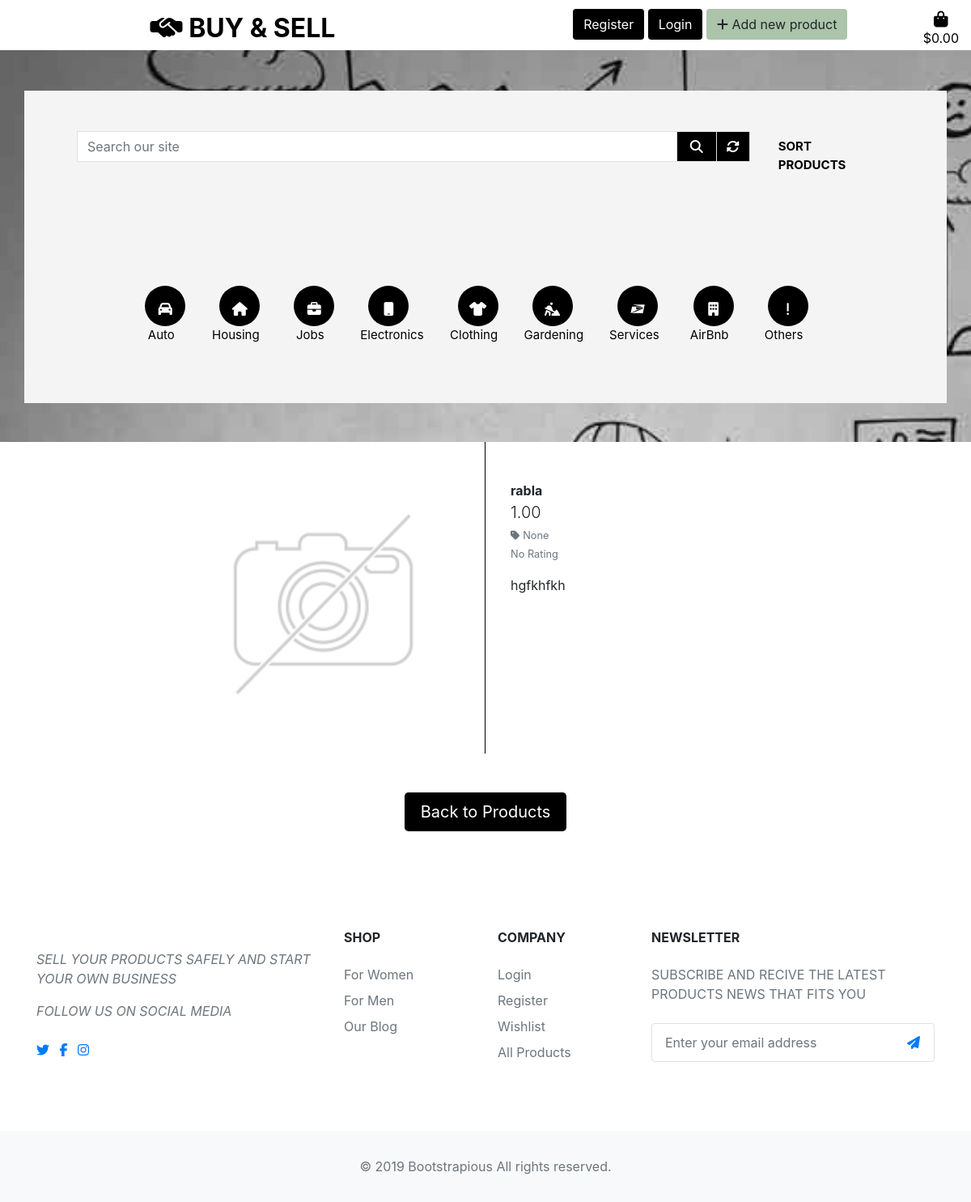
Before: /products/9 with the older database file.
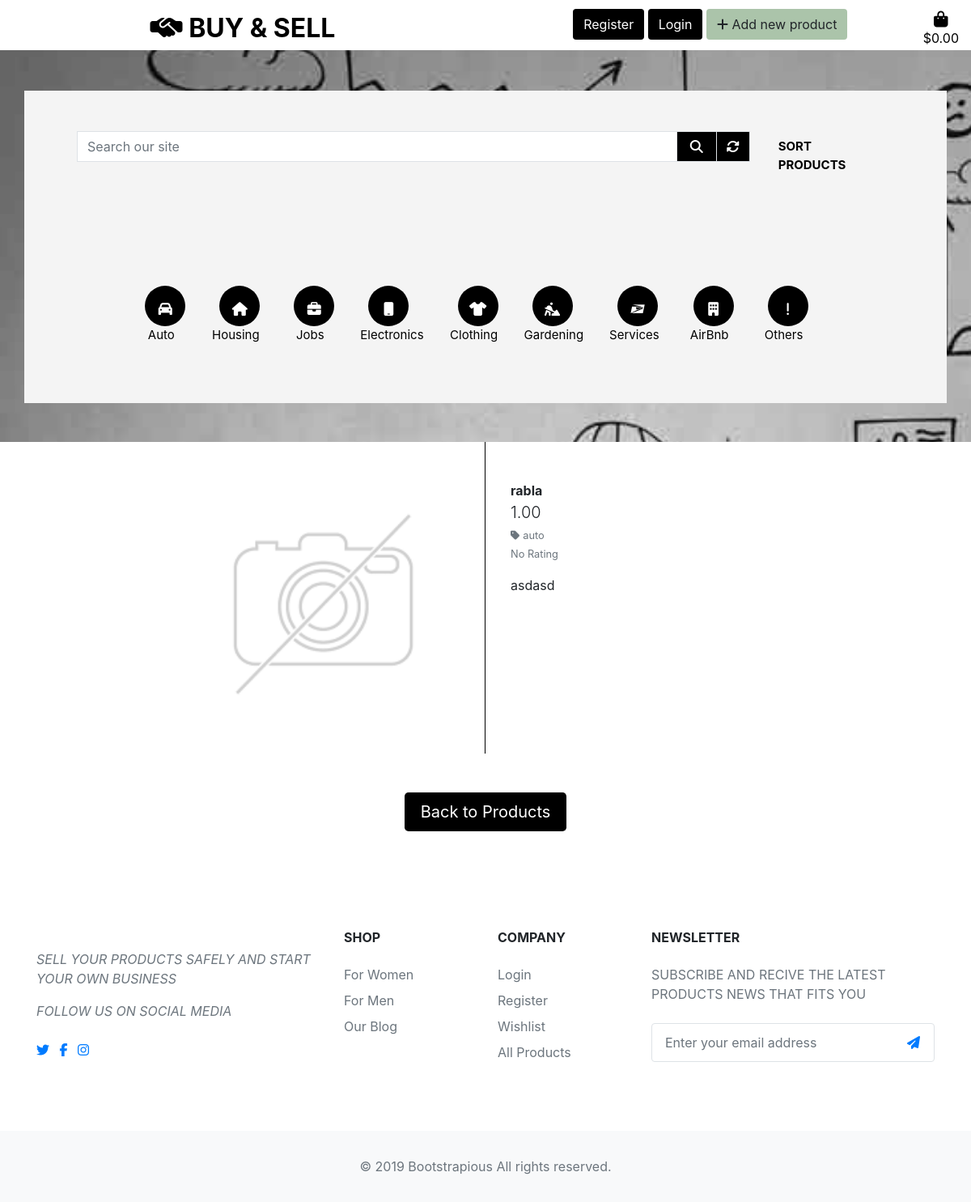
After: the same page with the newer database file.
### products/models.py (models this page shows, shortened)
class Product(models.Model):
    category = models.ForeignKey('Category', null=True, blank=True,
                                 on_delete=models.SET_NULL)
    sku = models.CharField(max_length=254, null=True, blank=True)
    name = models.CharField(max_length=254)
    description = models.TextField()
    has_sizes = models.BooleanField(default=False, null=True, blank=True)
    price = models.DecimalField(max_digits=8, decimal_places=2)
    rating = models.DecimalField(max_digits=6, decimal_places=2, null=True,
                                 blank=True)
    image_url = models.URLField(max_length=1024, null=True, blank=True)
    image = models.ImageField(null=True, blank=True)

class Category(models.Model):
    class Meta:
        verbose_name_plural = 'Categories'
    name = models.CharField(max_length=254)
    friendly_name = models.CharField(max_length=254, null=True, blank=True)

### products/views.py (the view)
# urls.py: path('<product_id>', views.product_detail, name='product_detail')
def product_detail(request, product_id):
    products = get_object_or_404(Product, pk=product_id)
    context = {
        'products': products,
    }
    return render(request, 'products/product_detail.html', context)

### products/templates/products/product_detail.html
{% extends "base.html" %}
{% load static %}
{% block content %}
    <div class="container-fluid mt-5" style="background-color: #fff;">
        <div class="row">
            <div class="col-12 col-md-6 col-lg-4 offset-lg-2" style="border-right: 1px solid black;">
                <div class="image-container mt-3">
                    {% if products.image %}
                        <a href="{{ products.image.url }}">
                            <img class="card-img-top img-fluid" src="{{ products.image.url }}" alt="{{ products.name }}">
                        </a>
                        {% else %}
                        <a href="#">
                            <img class="card-img-top img-fluid" src="/media/noimage.png" alt="{{ products.name }}">
                        </a>
                    {% endif %}
                </div>
            </div>
            <div class="col-12 col-md-6 col-lg-4 ml-3">
                <div class="product-details-container mb-5 mt-md-5">
                    <p class="mb-0 font-weight-bold">{{ products.name }}</p>
                    <p class="lead mb-0 text-left">{{ products.price }}</p>
                    {% if products.category %}
                    <p class="small mt-1 mb-0">
                        <a class="text-muted" href="{% url 'products' %}?category={{ products.category.name }}">
                            <i class="fas fa-tag mr-1"></i>{{ products.category.friendly_name }}
                        </a>
                    </p>
                    {% endif %}
                    {% if products.rating %}
                        <small class="text-muted"><i class="fas fa-star mr-1"></i>{{ products.rating }} / 10</small>
                    {% else %}
                        <small class="text-muted">No Rating</small>
                    {% endif %}
                    <p class="mt-3">{{ products.description }}</p>
                </div>
            </div>
        </div>
        <div class="row">
            <div class="col-12 text-center">
                <a href="{% url 'products' %}" class="btn btn-lg btn-all-products mt-5">Back to Products</a>
            </div>
        </div>
    </div>
{% endblock %}

### templates/base.html (shortened to what this page needs)
{% load static %}
<!doctype html>
<html lang="en">
  <head>
    {% block corecss %}
        <link rel="stylesheet" href="https://stackpath.bootstrapcdn.com/bootstrap/4.4.1/css/bootstrap.min.css">
        <link rel="stylesheet" href="{% static 'css/base.css' %}">
    {% endblock %}
  <body>
    <header class="container-fluid">
      <div class="row pt-lg-2 d-flex  bg-white">
        <div class="col-12 col-lg-6 my-auto py-1 py-lg-0 text-center" >
            <a href="{% url 'home' %}" class="nav-link">
                <h2 class="logo-font my-0 text-black"><strong><i class="fas fa-handshake-alt"></i>&nbsp;Buy & Sell</strong></h2>
            </a>
        </div>
        <div class="col-12 col-lg-6 my-auto py-1 py-lg-0 text-center">
          {% if request.user.is_authenticated %}
              <a href="" class="btn btn-md btn-add-product "><i class="fa-solid fa-plus"></i>&nbsp;Add new product</a>
              <a href="" class="btn btn-md">My Products</a>
              <a href="" class="btn btn-md">My Profile</a>
              <a href="{% url 'account_logout' %}" class="">Logout</a>
          {% else %}
              <a href="{% url 'account_signup' %}" class="btn btn-md btn-black">Register</a>
              <a href="{% url 'account_login' %}" class="btn btn-md btn-black">Login</a>
              <a href="" class="btn btn-md btn-add-product "><i class="fa-solid fa-plus"></i>&nbsp;Add new product</a>
          {% endif %}
          <a class="{% if grand_total %}text-info font-weight-bold{% else %}text-black{% endif %}" href="{% url 'view_bag' %}">
            <div style="float: right;">
                <div><i class="fas fa-shopping-bag fa-lg"></i></div>
                <p class="my-0">
                    {% if grand_total %}
                        ${{ grand_total|floatformat:2 }}
                    {% else %}
                        $0.00
                    {% endif %}
                </p>
            </div>
          </a>
        </div>
      </div>
      {% include 'includes/main-nav.html' %}
    </header>
    {% block content %}
    {% endblock %}
  <footer class="bg-white">
    <div class="container py-5">
      <div class="row py-4">
        <div class="col-lg-4 col-md-6 mb-4 mb-lg-0"><img src="img/logo.png" alt="" width="180" class="mb-3">
          <p class="font-italic text-muted uppercase">sell your products safely and start your own business</p>
          <p class="font-italic text-muted uppercase">follow us on social media</p>
          <ul class="list-inline mt-4">
            <li class="list-inline-item"><a href="#" target="_blank" title="twitter"><i class="fa fa-twitter"></i></a></li>
            <li class="list-inline-item"><a href="#" target="_blank" title="facebook"><i class="fa fa-facebook"></i></a></li>
            <li class="list-inline-item"><a href="#" target="_blank" title="instagram"><i class="fa fa-instagram"></i></a></li>
          </ul>
        </div>
        <div class="col-lg-2 col-md-6 mb-4 mb-lg-0">
          <h6 class="text-uppercase font-weight-bold mb-4">Shop</h6>
          <ul class="list-unstyled mb-0">
            <li class="mb-2"><a href="#" class="text-muted">For Women</a></li>
            <li class="mb-2"><a href="#" class="text-muted">For Men</a></li>
            <li class="mb-2"><a href="#" class="text-muted">Our Blog</a></li>
          </ul>
        </div>
        <div class="col-lg-2 col-md-6 mb-4 mb-lg-0">
          <h6 class="text-uppercase font-weight-bold mb-4">Company</h6>
          <ul class="list-unstyled mb-0">
            <li class="mb-2"><a href="#" class="text-muted">Login</a></li>
            <li class="mb-2"><a href="#" class="text-muted">Register</a></li>
            <li class="mb-2"><a href="#" class="text-muted">Wishlist</a></li>
            <li class="mb-2"><a href="#" class="text-muted">All Products</a></li>
          </ul>
        </div>
        <div class="col-lg-4 col-md-6 mb-lg-0">
          <h6 class="text-uppercase font-weight-bold mb-4">Newsletter</h6>
          <p class="text-muted mb-4 uppercase">Subscribe and recive the latest products news that fits you</p>
          <div class="p-1 rounded border">
            <div class="input-group">
              <input type="email" placeholder="Enter your email address" aria-describedby="button-addon1" class="form-control border-0 shadow-0">
              <div class="input-group-append">
                <button id="button-addon1" type="submit" class="btn btn-link"><i class="fa fa-paper-plane"></i></button>
              </div>
            </div>
          </div>
        </div>
      </div>
    </div>
    <div class="bg-light py-4">
      <div class="container text-center">
        <p class="text-muted mb-0 py-2">© 2019 Bootstrapious All rights reserved.</p>
      </div>
    </div>
  </footer>
  </body>
</html>

### templates/includes/main-nav.html (shortened to what this page needs)
<div class="container main-nav" style="background-color: #f4f4f4; margin-top: 50px;">
    <div class="row" style="padding: 50px; ">
       <div class="mx-auto col-12 col-lg-10">
        <form method="GET" action="{% url 'products' %}" >
            <div class="input-group w-100">
                <input class="form-control border border-black rounded-0" type="text" name="q" placeholder="Search our site">
                <div class="input-group-append">
                    <button class="form-control btn btn-black border border-black rounded-0" type="submit">
                        <span class="icon">
                            <i class="fas fa-search"></i>
                        </span>
                    </button>
                    <a href="{% url 'products' %}" class="form-control btn btn-black border border-black rounded-0" style="margin-right: 5px;"><i class="fas fa-sync-alt"></i></a>
                </div>
            </div>
        </form>
       </div>
       <div class="col d-flex justify-content-end mr-3">
        <ul class="navbar-nav">
            <li class="nav-item dropdown">
                <a class="logo-font font-weight-bold nav-link text-black" href="#" id="all-products-link" data-toggle="dropdown" aria-haspopup="true" aria-expanded="false">
                    Sort Products
                </a>
            </li>
        </ul>
    </div>
    </div>
    <div class="row p-3 mt-5 mb-5" >
        <div class="mx-auto col-12 col-lg-10">
            <div class="d-flex" style="flex-wrap: wrap;">
                <div class="p-3 menu-item">
                    <a href="{% url 'products' %}?category=auto,car,cars,automobiles">
                        <i class="fas fa-car"></i>
                        <p class="text-center nav-item">Auto</p>
                    </a>
                </div>
                <div class="p-3 menu-item">
                    <a href="{% url 'products' %}?category=housing">
                        <i class="fas fa-house"></i>
                        <p class="text-center nav-item">Housing</p>
                    </a>
                </div>
                <div  class="p-3 menu-item">
                    <a href="{% url 'products' %}?category=jobs">
                        <i class="fas fa-briefcase"></i>
                        <p class="text-center nav-item">Jobs</p>
                    </a>
                </div>
                <div  class="p-3 menu-item">
                    <a href="{% url 'products' %}?category=electronics">
                        <i class="fas fa-mobile"></i>
                        <p class="text-center nav-item">Electronics</p>
                    </a>
                </div>
                <div  class="p-3 menu-item">
                    <a href="{% url 'products' %}?category=clothing">
                        <i class="fas fa-tshirt"></i>
                        <p class="text-center nav-item">Clothing</p>
                    </a>
                </div>
                <div  class="p-3 menu-item">
                    <a href="{% url 'products' %}?category=gardening">
                        <i class="fas fa-digging"></i>
                        <p class="text-center nav-item">Gardening</p>
                    </a>
                </div>
                <div  class="p-3 menu-item">
                    <a href="{% url 'products' %}?category=services">
                        <i class="fab fa-usps"></i>
                        <p class="text-center nav-item">Services</p>
                    </a>
                </div>
                <div  class="p-3 menu-item">
                    <a href="{% url 'products' %}?category=airbnb">
                        <i class="fas fa-building"></i>
                        <p class="text-center nav-item">AirBnb</p>
                    </a>
                </div>
                <div  class="p-3 menu-item">
                    <a href="{% url 'products' %}?category=others">
                        <i class="fas fa-exclamation"></i>
                        <p class="text-center nav-item">Others</p>
                    </a>
                </div>
            </div>
        </div>
    </div>
</div>

### static/css/base.css (style rules this page uses)
html { height: 100%; }
body { background: url('/media/hero-image.jpg') no-repeat left fixed; background-size: cover; }
.icon { align-items: center; display: inline-flex; justify-content: center; height: 1.5rem; width: 1.5rem; }
.uppercase { text-transform: uppercase; }
.logo-font { text-transform: uppercase; color: #fff; }
.btn-black { background: black; color: white; }
.text-black { color: #000 !important; }
.btn-add-product { background-color: #ABC4AA; }
.menu-item a { text-decoration: none; padding: 10px; }
.menu-item a i { width: 50px; height: 50px; padding:25px 0; border-radius: 50%; font-size: 17px; line-height: 7px; text-align: center; color: #fff; background: #000; transition: all 0.35s ease-in-out; -moz-transition: all 0.35s ease-in-out; -webkit-transition: all 0.35s ease-in-out; -o-transition: all 0.35s ease-in-out; }
.nav-item { color: #000; font-size: 15px; }
.btn-all-products { display: block; margin: 0 auto; width: 200px; background-color: #000; color: #fff; margin-bottom: 50px; margin-top: 30px; }

Changed rows visible on the page:
changed Product "rabla": category.friendly_name "None" → "auto"; description "hgfkhfkh" → "asdasd"
